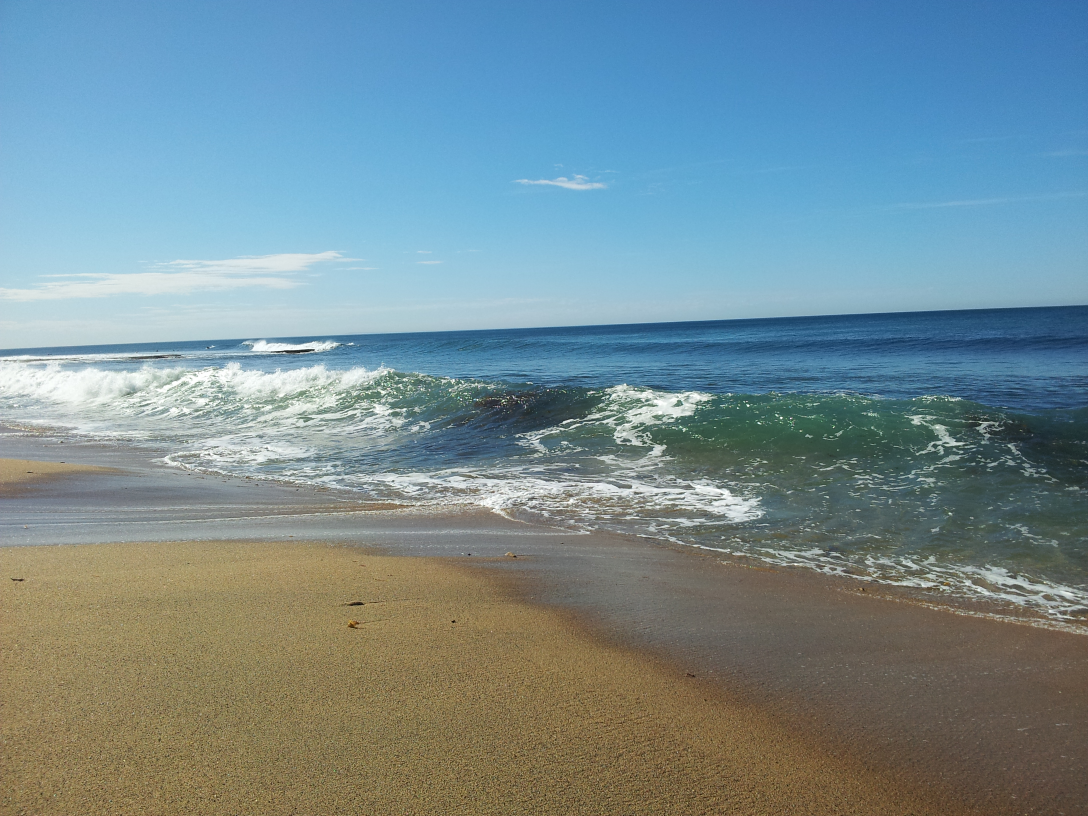
#> input picture transformation/images/meer.jpg, 3264 x 2448 px, found by its file name (shown at 1/3 size)
$ python meer.py
#> lines starting #> are read from the running program, lines starting #| are printed output that depends on the picture; after the words box and inside, x2 and y2 are one past the last pixel; in counts of white or black regions, pixels touching at a corner belong together
import cv2
import numpy as np

image = cv2.imread('meer.jpg')
#> image is the input picture: shape (2448, 3264, 3); mean B, G, R 147.6, 140.6, 117.3

resized_image = cv2.resize(image, (800,600))
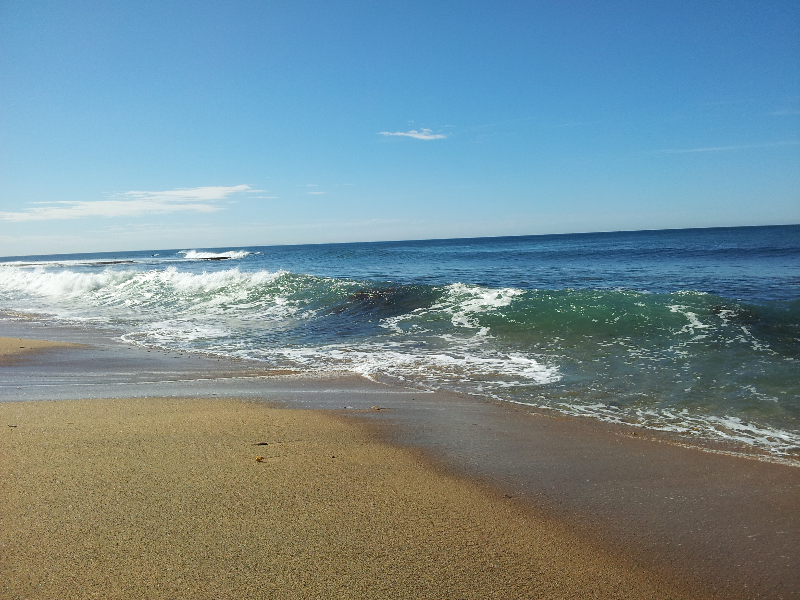
#> resized_image: shape (600, 800, 3); mean B, G, R 147.4, 140.5, 117.2

cv2.imwrite('resized_meer.jpg', resized_image)


angle = -5
(h, w) = resized_image.shape[:2]
#> h = 600; w = 800
center = (w // 2, h // 2)
#> center = (400, 300)

rotation_matrix = cv2.getRotationMatrix2D(center, angle, 1.0)
rotated_image = cv2.warpAffine(resized_image, rotation_matrix, (w, h))
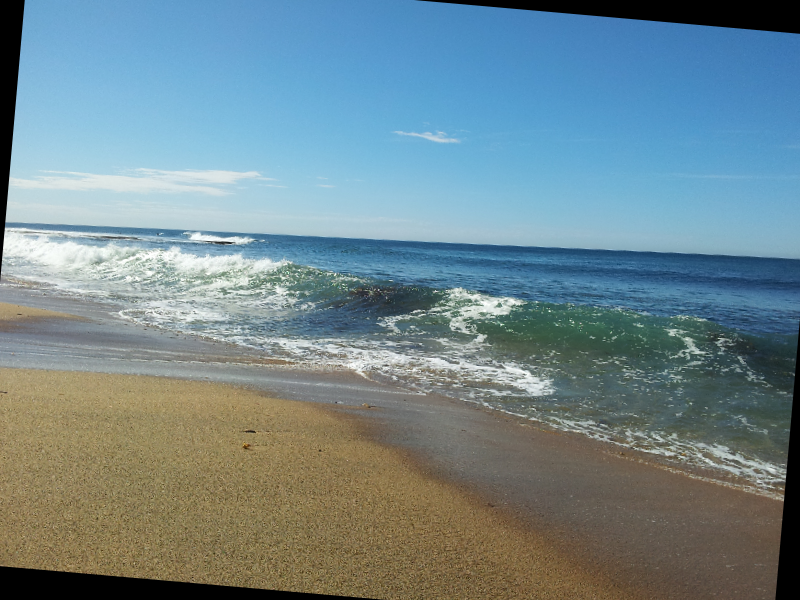
#> rotated_image: shape (600, 800, 3); mean B, G, R 141.9, 135.3, 112.8

cv2.imwrite('rotated_meer.jpg', rotated_image)

cropped_image = rotated_image[50:550, 100:700]
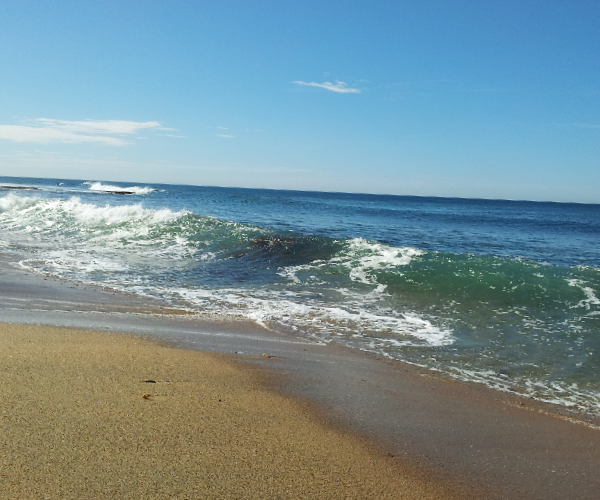
#> cropped_image: shape (500, 600, 3); mean B, G, R 150.9, 144.7, 120.2

cv2.imwrite('cropped_meer.jpg', cropped_image)

enlarged_image_nearest  = cv2.resize(cropped_image, None, fx=2, fy=2, interpolation=cv2.INTER_NEAREST)
enlarged_image_linear = cv2.resize(cropped_image, None, fx=2, fy=2, interpolation=cv2.INTER_LINEAR)
enlarged_image_cubic = cv2.resize(cropped_image, None, fx=2, fy=2, interpolation=cv2.INTER_CUBIC)

cv2.imwrite('img_nearest.jpg', enlarged_image_nearest)
cv2.imwrite('img_linear.jpg', enlarged_image_linear)
cv2.imwrite('img_cubic.jpg', enlarged_image_cubic)

image_t = cv2.imread('resized_meer.jpg', cv2.IMREAD_GRAYSCALE)
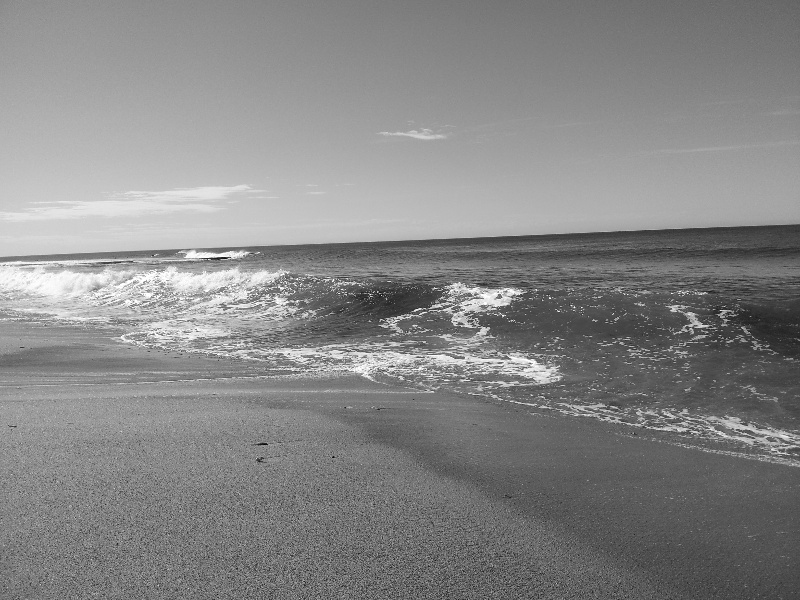
#> image_t: shape (600, 800); min 2, max 255, mean 134.3
_, binary_image = cv2.threshold(image_t, 100, 255, cv2.THRESH_BINARY)
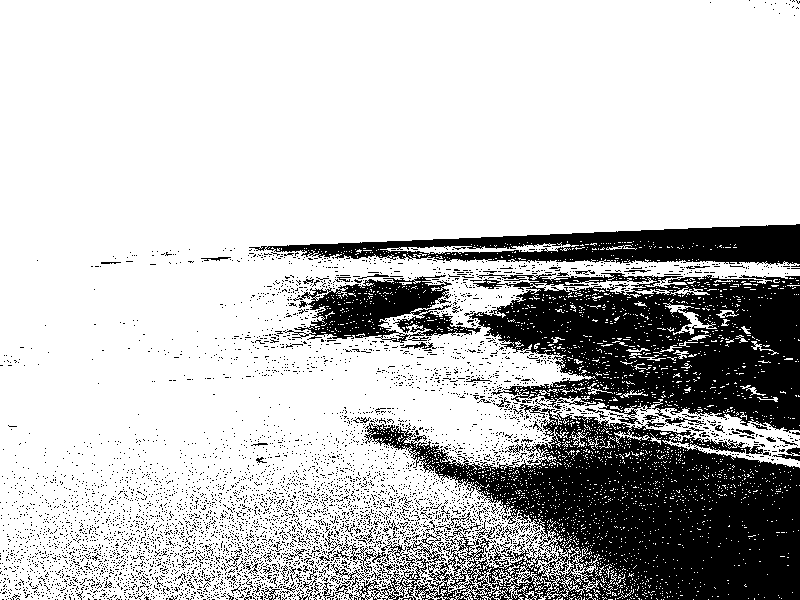
#> binary_image: shape (600, 800); 76.3% white; 5454 black regions (5363 under 20 px), largest, box (x1, y1, x2, y2) and area: (351, 404, 800, 600) 46731, (283, 273, 800, 433) 39025, (249, 224, 800, 265) 11771
cv2.imwrite('thres_img.jpg', binary_image)

$ run again, with transformation/images/birds-5-to-300-count-6123-vogel123.jpg copied over transformation/images/meer.jpg
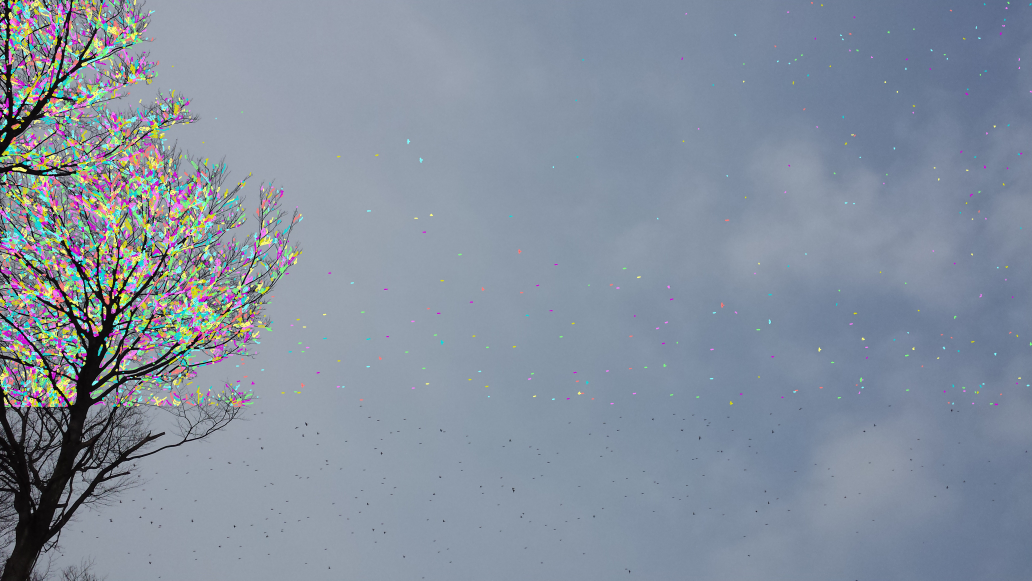
#> input picture transformation/images/birds-5-to-300-count-6123-vogel123.jpg, 4128 x 2322 px, found by its file name (shown at 1/4 size)
#> image is the input picture: shape (2322, 4128, 3); mean B, G, R 158.2, 143.6, 132.6
#> `image_t = cv2.imread('resized_meer.jpg', cv2.IMREAD_GRAYSCALE)`:
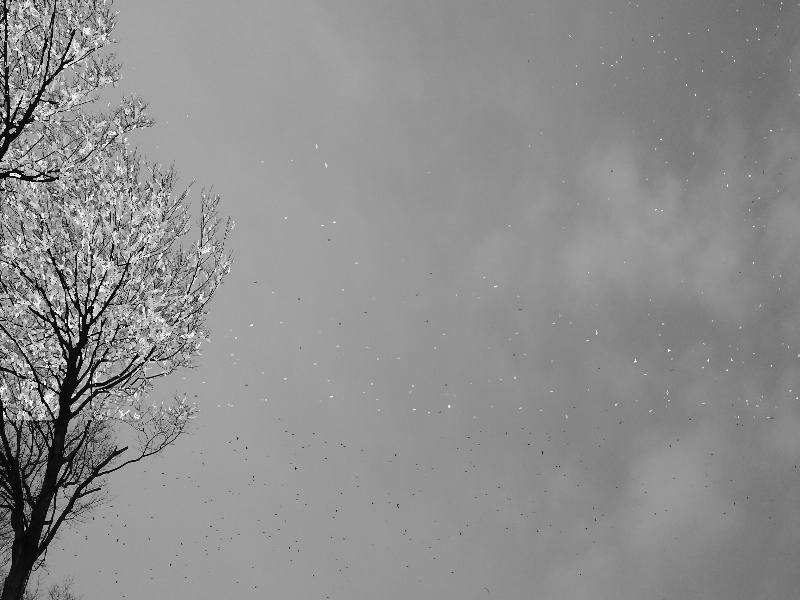
#> image_t: shape (600, 800); min 0, max 247, mean 141.8
#> `_, binary_image = cv2.threshold(image_t, 100, 255, cv2.THRESH_BINARY)`:
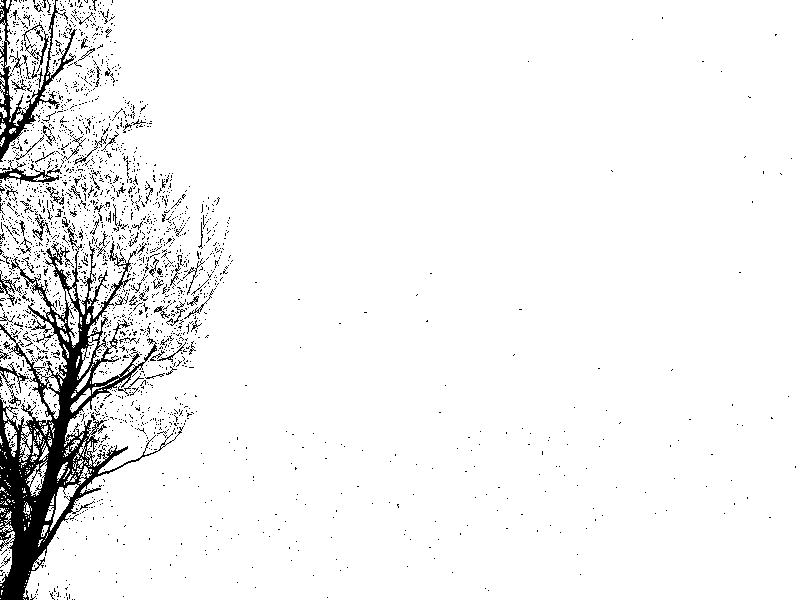
#> binary_image: shape (600, 800); 94.3% white; 2242 black regions (2148 under 20 px), largest, box (x1, y1, x2, y2) and area: (0, 241, 184, 600) 15109, (0, 0, 77, 162) 2055, (0, 161, 62, 184) 411
